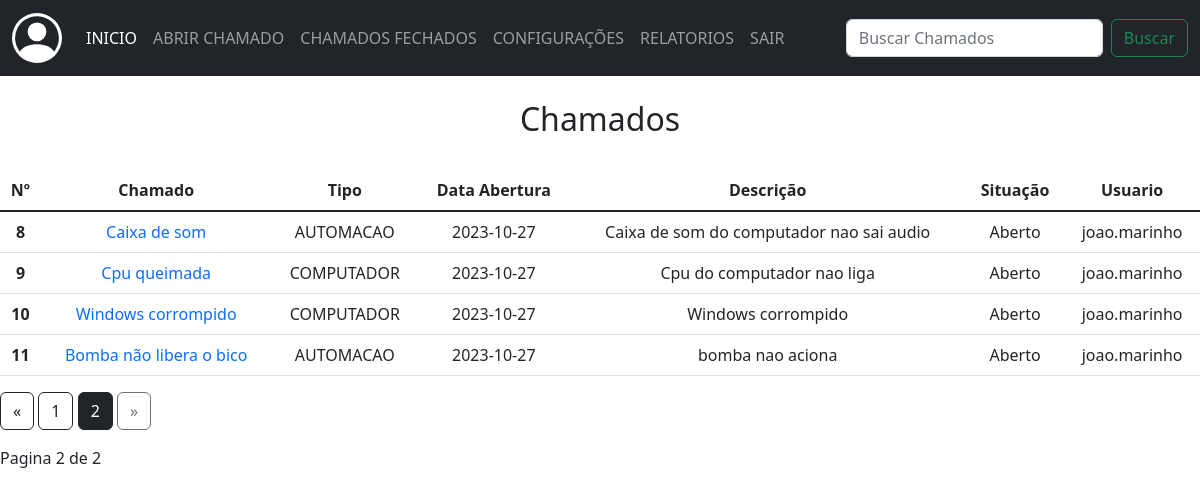
Page /chamados_suporte_admin?page=2 (signed in) on the committed database.
### app/models/tab_chamados.py (models this page shows)
class Chamados(db.Model):
    __tablename__ = 'tab_chamados'
    id = db.Column(db.Integer, primary_key=True)
    data_add = db.Column(db.String(50), nullable=False)
    data_fim = db.Column(db.String(50), nullable=False)
    titulo = db.Column(db.String(100), nullable=False)
    descricao = db.Column(db.String(255), nullable=False)
    tipo_ch = db.Column(db.String(100), nullable=False)
    situacao = db.Column(db.String(50), nullable=False)
    ass_por = db.Column(db.String(100))
    telefone = db.Column(db.String(50))
    setor = db.Column(db.String(100))
    tab_usuarios_id = db.Column(db.Integer, db.ForeignKey('tab_usuarios.id'))

### app/routes/routes.py (the view)
@app.route("/chamados_suporte_admin")
@login_required
def chamados_suporte_admin():
    page = request.args.get('page',1,type=int)
    ch = Chamados.query.paginate(page=page, per_page=ROWS_PER_PAGE)
    return render_template("routes/chamados_suporte_admin.html", chamados = ch )

### app/routes/routes.py (called while the page is built)
@login_manager.user_loader
def load_user(user_id):
    return User.query.get(int(user_id))

### app/templates/routes/chamados_suporte_admin.html (shortened to what this page needs)
{% extends 'base.html' %}
{% block conteudo %}
<nav class="navbar navbar-expand-lg navbar-dark bg-dark">
    <div class="container-fluid">
      <a class="navbar-brand" href="#"></a>
      <div class="collapse navbar-collapse" id="navbarSupportedContent">
        <ul class="navbar-nav me-auto mb-2 mb-lg-0">
          <li class="nav-item">
            <a class="nav-link active" aria-current="page" href="#">INICIO</a>
          </li>
          <li class="nav-item">
            <a class="nav-link" href="{{url_for('abrir_chamado')}}">ABRIR CHAMADO</a>
          </li>
          <li class="nav-item">
            <a class="nav-link" href="{{url_for('abrir_chamado')}}">CHAMADOS FECHADOS</a>
          </li>
          <li class="nav-item">
            <a class="nav-link" href="{{url_for('gerenciar_contas')}}">CONFIGURAÇÕES</a>
          </li>
          <li class="nav-item">
            <a class="nav-link" href="{{url_for('relatorios')}}">RELATORIOS</a>
          </li>
          <li class="nav-item">
            <a class="nav-link" href="{{url_for('logout')}}">SAIR</a>
          </li>
        </ul>
        <form class="d-flex" role="search" action="" method="post">
          <input class="form-control me-2" type="search" placeholder="Buscar Chamados" aria-label="Search">
          <button class="btn btn-outline-success" type="submit">Buscar</button>
        </form>
      </div>
    </div>
</nav>
<br>
<h2 align="center">Chamados</h2>
<br>
<div>
  <table class="table">
    <thead>
      <tr>
        <th scope="col">Nº</th>
        <th scope="col">Chamado</th>
        <th scope="col">Tipo</th>
        <th scope="col">Data Abertura</th>
        <th scope="col">Descrição</th>
        <th scope="col">Situação</th>
        <th scope="col">Usuario</th>
      </tr>
    </thead>
    <tbody class="table-group-divider">
      {% for ch in chamados %}
      <tr>
        <th scope="row">{{ch.id}}</th>
        <td><a href="{{url_for('visualizar_chamados', id=ch.id)}}">{{ch.titulo}}</a></td>
        <td>{{ch.tipo_ch}}</td>
        <td>{{ch.data_add}}</td>
        <td>{{ch.descricao}}</td>
        <td>{{ch.situacao}}</td>
        <td>{{ch.tab_usuarios_id}}</td>
      </tr>
      {% endfor %}
    </tbody>
  </table>
  <div class="text-right">
    <a href="{{ url_for('chamados_suporte_admin', page=chamados.prev_num) }}"
    class="btn btn-outline-dark
    {% if chamados.page == 1 %}disabled{% endif %}">
        &laquo;
    </a>
    {% for page_num in chamados.iter_pages(left_edge=1, right_edge=1, left_current=1, right_current=2) %}
{% if page_num %}
            {% if chamados.page == page_num %}
            <a href="{{ url_for('chamados_suporte_admin', page=page_num) }}"
            class="btn btn-dark">
                {{ page_num }}
            </a>
            {% else %}
            <a href="{{ url_for('chamados_suporte_admin', page=page_num) }}"
            class="btn btn-outline-dark">
                {{ page_num }}
            </a>
            {% endif %}
        {% else %}
            ...
        {% endif %}
    {% endfor %}
    <a href="{{ url_for('chamados_suporte_admin', page=chamados.next_num) }}"
    class="btn btn-outline-dark
    {% if chamados.page == chamados.pages %}disabled{% endif %}">
        &raquo;
    </a>
</div>
<p class="text-right mt-3">
Pagina {{ chamados.page }} de {{ chamados.pages }}
</p>
</div>
<br>
{% endblock conteudo %}

### app/static/styles.css (style rules this page uses)
body { margin: 0px; }
.form-control { display: flex; flex-direction: column; align-items: center; justify-content: center; }
a { text-decoration: none; }
th, tr { text-align: center; }

### rows in the picture
Chamados: id "8", titulo "Caixa de som", tipo_ch "AUTOMACAO", data_add "2023-10-27", descricao "Caixa de som do computador nao sai audio", situacao "Aberto", tab_usuarios_id "joao.marinho"
Chamados: id "9", titulo "Cpu queimada", tipo_ch "COMPUTADOR", data_add "2023-10-27", descricao "Cpu do computador nao liga", situacao "Aberto", tab_usuarios_id "joao.marinho"
Chamados: id "10", titulo "Windows corrompido", tipo_ch "COMPUTADOR", data_add "2023-10-27", descricao "Windows corrompido", situacao "Aberto", tab_usuarios_id "joao.marinho"
Chamados: id "11", titulo "Bomba não libera o bico", tipo_ch "AUTOMACAO", data_add "2023-10-27", descricao "bomba nao aciona", situacao "Aberto", tab_usuarios_id "joao.marinho"

### other values in the picture
{{ page_num }} "1"
{{ page_num }} "2"
{{ chamados.page }} "2"
{{ chamados.pages }} "2"
